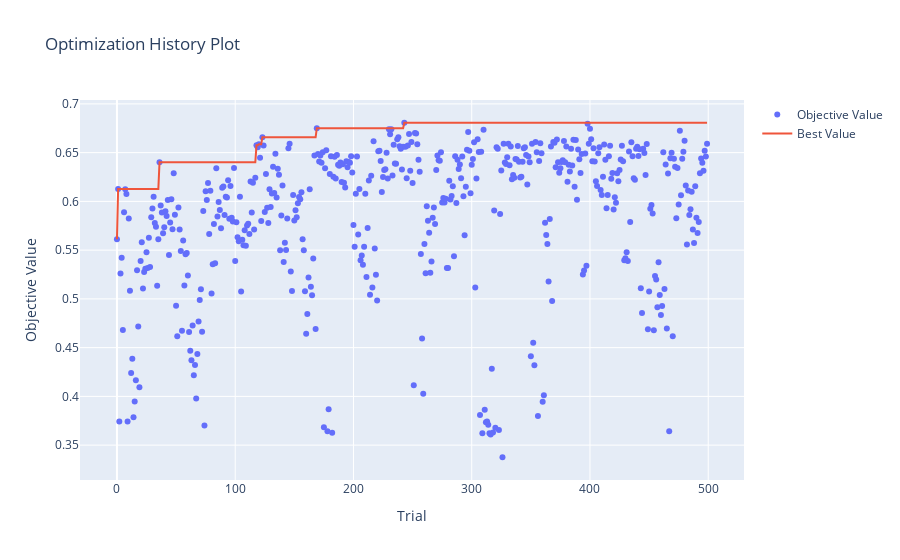

Here is the notebook cell this chart was saved with:
### Code cell
from optuna.visualization import plot_optimization_history, plot_slice

plot_optimization_history(study)

### Figure 1 — Plotly figure (JSON) as saved in the notebook; plotly's stock layout.template omitted (floating-point values rounded to 4 significant figures; data arrays with more than 128 entries replaced by an {"elided": "..."} marker saying what was removed)
{"data": [{"mode": "markers", "name": "Objective Value", "type": "scatter", "x": {"elided": "500 int values"}, "y": {"elided": "500 float values"}}, {"mode": "lines", "name": "Best Value", "type": "scatter", "x": {"elided": "500 int values"}, "y": {"elided": "500 float values"}}, {"marker": {"color": "#cccccc"}, "mode": "markers", "name": "Infeasible Trial", "showlegend": false, "type": "scatter", "x": [], "y": []}], "layout": {"title": {"text": "Optimization History Plot"}, "xaxis": {"title": {"text": "Trial"}}, "yaxis": {"title": {"text": "Objective Value"}}}}
